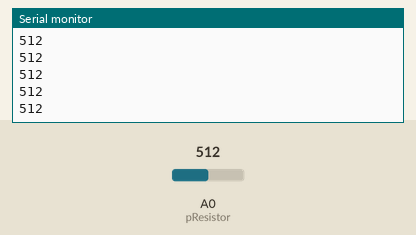
A sketch run on a simulated Arduino Uno, built with avr-gcc and run on an emulated ATmega328P. On the bench: the last lines printed to the serial monitor. Inputs (shaded band) come from the test bench; at power-on: A0 (pResistor) = 512.

Above: at 1.2 s.
1.3 s: A0 (pResistor) set to 716
At 1.56 s:
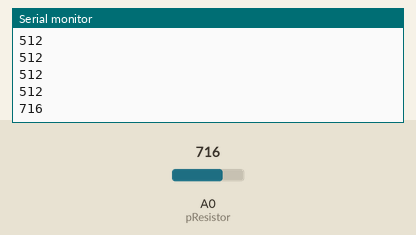
2.8 s: A0 (pResistor) set to 900
At 2.96 s:
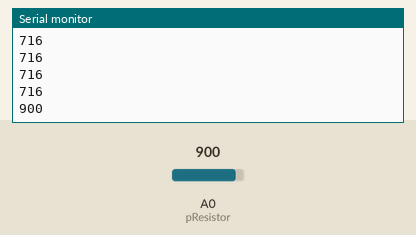
Timing chart, 0 to 5.8 s (numbered marks = the images above; inputs shaded):
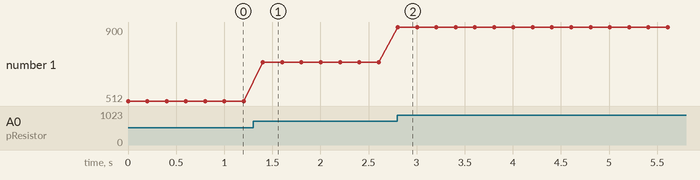

The sketch:

LASER_Glow.ino
```cpp
/* Use a photoresistor to measure rpm*/

//Constants
const int pResistor = A0; // Photoresistor at Arduino analog pin A0

//Variables
int value;          // Store value from photoresistor (0-1023)

void setup()
{
 Serial.begin(9600);
 pinMode(pResistor, INPUT);// Set pResistor - A0 pin as an input (optional)
}

void loop()
{
  value = analogRead(pResistor);
  Serial.println(value);
  delay(200);
}
```

Measured:
- after the input at 1.3 s, the serial monitor: prints a new line after 0.10 s (image 1)
- after the input at 2.8 s, the serial monitor: prints a new line at once (image 2)
- plotted number 1: 512 → 716 after the input at 1.3 s, 716 → 900 after the input at 2.8 s
